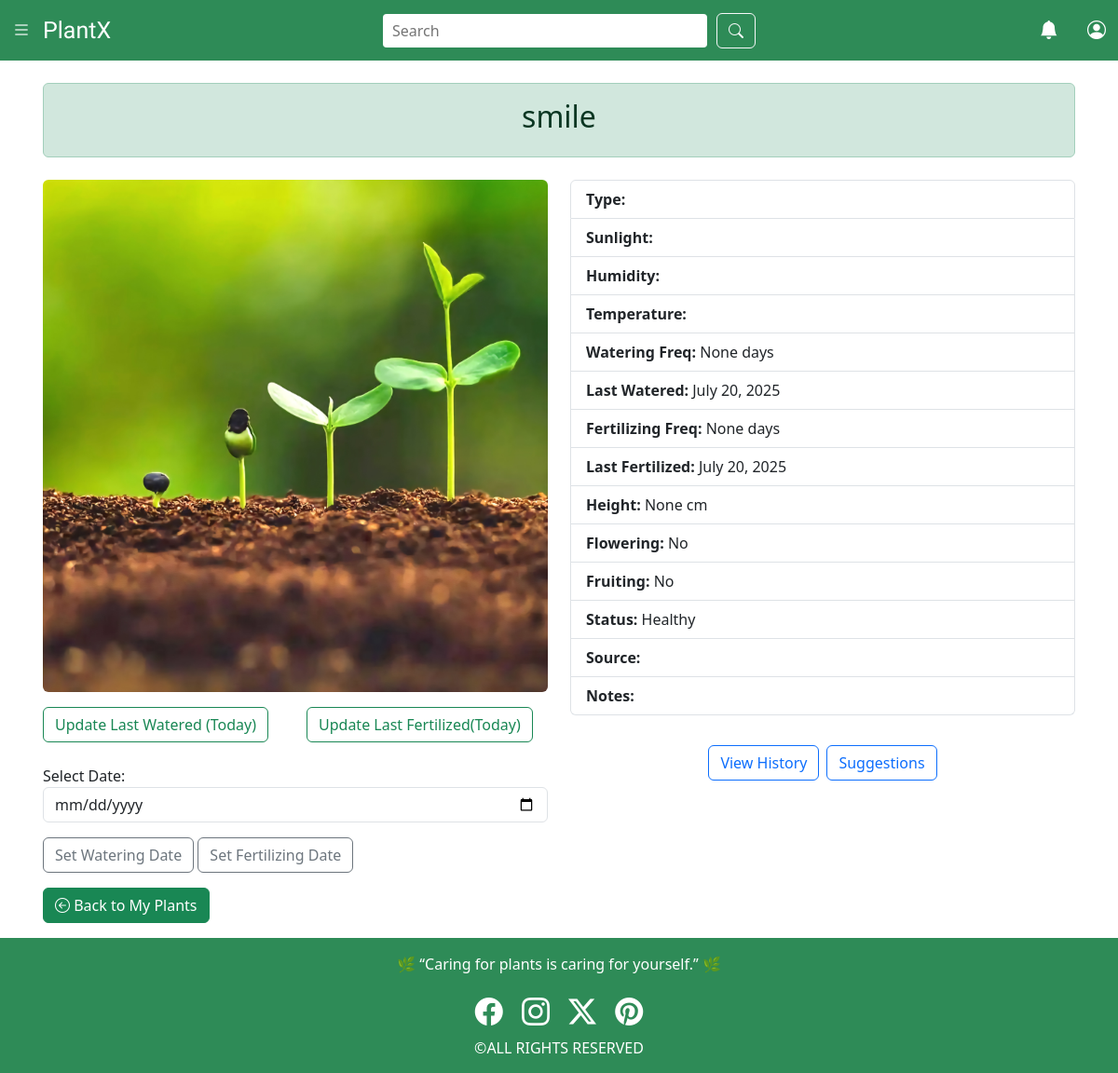
The page /myplants/9/ (signed in) on the database as committed earlier.
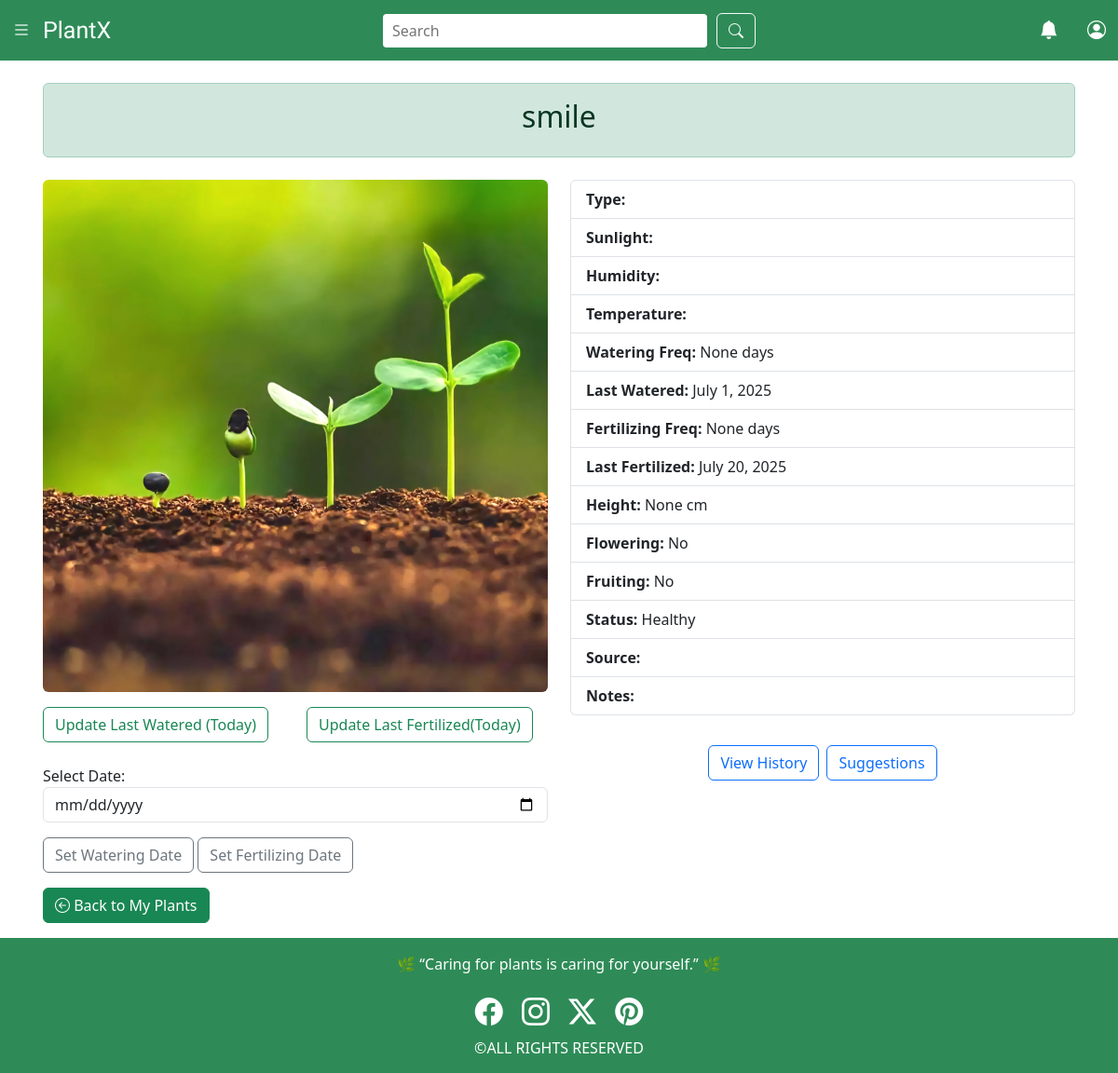
The same page on the database as committed later.
### plant/models.py (models this page shows, shortened)
class userplant(models.Model):
    PLANT_TYPES = [
        ('Succulent', 'Succulent'),
        ('Fern', 'Fern'),
        ('Cactus', 'Cactus'),
        ('Herb', 'Herb'),
        ('Other', 'Other'),
    ]
    SUNLIGHT_OPTIONS = [
        ('Low', 'Low'),
        ('Medium', 'Medium'),
        ('High', 'High'),
    ]
    LOCATION_CHOICES = [
        ('Indoor', 'Indoor'),
        ('Outdoor', 'Outdoor'),
    ]
    STATUS_OPTIONS = [
        ('Healthy', 'Healthy'),
        ('Needs Attention', 'Needs Attention'),
        ('Dying', 'Dying'),
        ('Dead', 'Dead'),
    ]
    user = models.ForeignKey(User, on_delete=models.CASCADE)
    nickname = models.CharField(max_length=100, blank=True)
    plant_type = models.CharField(max_length=50, choices=PLANT_TYPES, blank=True)
    custom_image = models.ImageField(upload_to='user_plants/', blank=True, null=True)
    location = models.CharField(max_length=10, choices=LOCATION_CHOICES, blank=True)
    sunlight_available = models.CharField(max_length=10, choices=SUNLIGHT_OPTIONS, blank=True)
    humidity = models.CharField(max_length=100, blank=True, help_text="humidity level (e.g., “High humidity”)")
    temperature_preference = models.CharField(max_length=100, blank=True, help_text="Ideal temperature range or preference (e.g., “15–25°C”).")
    planted_date = models.DateField(default=date.today, help_text="The date when the plant was planted")
    last_watered = models.DateField(blank=True, null=True)
    watering_frequency = models.PositiveIntegerField(help_text="How often the plant should be watered, in days (e.g., every 3 days).", blank=True, null=True)
    water_reminder = models.BooleanField(default=True)
    last_fertilized = models.DateField(blank=True, null=True, help_text="Date when the plant was last given fertilizer.")
    fertilizing_frequency = models.PositiveIntegerField(help_text="How often to fertilize, in days.", blank=True, null=True)
    height_cm = models.DecimalField(max_digits=5, decimal_places=2, blank=True, null=True)
    is_flowering = models.BooleanField(default=False, help_text="whether the plant is currently flowering.")
    is_fruiting = models.BooleanField(default=False, help_text="whether the plant is producing fruit.")
    current_status = models.CharField(max_length=20, choices=STATUS_OPTIONS, default='Healthy')
    source = models.CharField(max_length=100, blank=True, help_text='Where the plant came from (e.g., "Local Nursery", "Gift", "Online").')
    notes = models.TextField(blank=True, help_text="Any additional notes – observations, reminders, or tips.")

### plant/views.py (the view)
# urls.py: path('myplants/<int:userplant_id>/', views.myplantinfo, name='myplantinfo'),
def myplantinfo(request, userplant_id):
    plant = get_object_or_404(userplant, id=userplant_id, user=request.user)
    return render(request, 'plant/myplantinfo.html', {'plant': plant})

### plant/context_processors.py (called while the page is built)
def userplants_context(request):
    if request.user.is_authenticated:
        return {
            'userplant': userplant.objects.filter(user=request.user)
        }
    return {'userplant': None}

### plant/templates/plant/myplantinfo.html (shortened to what the changed rows need)
{% load static %}
<!DOCTYPE html>
<html lang="en">
<head>
    <link href="https://cdn.jsdelivr.net/npm/bootstrap@5.3.7/dist/css/bootstrap.min.css" rel="stylesheet">
    <link rel="stylesheet" href="https://cdn.jsdelivr.net/npm/bootstrap-icons@1.13.1/font/bootstrap-icons.min.css">
</head>
<body>
    {% include 'plant/navbar.html' %}
    <div class="container mt-2 p-3">
        <div class="alert alert-success text-center">
            <h2>{{ plant.nickname|default:"Unnamed Plant" }}</h2>
        </div>
        <div class="row">
            <div class="col-md-6 mt-2">
                <ul class="list-group">
                    <li class="list-group-item"><strong>Type:</strong> {{ plant.plant_type }}</li>
                    <li class="list-group-item"><strong>Sunlight:</strong> {{ plant.sunlight_available }}</li>
                    <li class="list-group-item"><strong>Humidity:</strong> {{ plant.humidity }}</li>
                    <li class="list-group-item"><strong>Temperature:</strong> {{ plant.temperature_preference }}</li>
                    <li class="list-group-item"><strong>Watering Freq:</strong> {{ plant.watering_frequency }} days</li>
                    <li class="list-group-item"><strong>Last Watered:</strong> {{ plant.last_watered }}</li>
                    <li class="list-group-item"><strong>Fertilizing Freq:</strong> {{ plant.fertilizing_frequency }} days</li>
                    <li class="list-group-item"><strong>Last Fertilized:</strong> {{ plant.last_fertilized }}</li>
                    <li class="list-group-item"><strong>Height:</strong> {{ plant.height_cm }} cm</li>
                    <li class="list-group-item"><strong>Flowering:</strong> {{ plant.is_flowering|yesno:"Yes,No" }}</li>
                    <li class="list-group-item"><strong>Fruiting:</strong> {{ plant.is_fruiting|yesno:"Yes,No" }}</li>
                    <li class="list-group-item"><strong>Status:</strong> {{ plant.current_status }}</li>
                    <li class="list-group-item"><strong>Source:</strong> {{ plant.source }}</li>
                    <li class="list-group-item"><strong>Notes:</strong> {{ plant.notes }}</li>
                </ul>
            </div>
        </div>
    </div>
    {% include 'plant/footer.html' %}
</body>
</html>

Rows that differ between the two databases and show on the page:
changed userplant "smile": last_watered "July 20, 2025" → "July 1, 2025"
